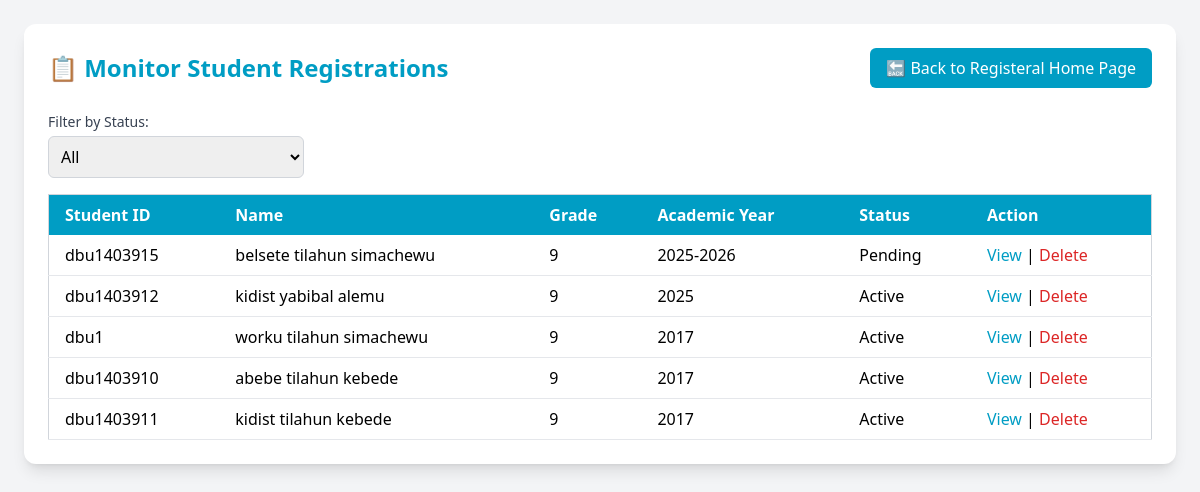
/monitor_registration.php, run on the app's committed database.
### tables this page shows
CREATE TABLE `students` (
  `student_id` varchar(50) NOT NULL,
  `first_name` varchar(100) DEFAULT NULL,
  `middle_name` varchar(100) DEFAULT NULL,
  `last_name` varchar(100) DEFAULT NULL,
  `sex` enum('Male','Female') DEFAULT NULL,
  `dob` date DEFAULT NULL,
  `region` varchar(100) DEFAULT NULL,
  `zone` varchar(100) DEFAULT NULL,
  `woreda` varchar(100) DEFAULT NULL,
  `kebele` varchar(100) DEFAULT NULL,
  `phone` varchar(20) DEFAULT NULL,
  `photo_path` varchar(255) DEFAULT NULL,
  `certificate_path` varchar(255) DEFAULT NULL,
  `guardian_name` varchar(100) DEFAULT NULL,
  `guardian_phone` varchar(20) DEFAULT NULL,
  `status` varchar(50) DEFAULT 'Pending',
  `grade` varchar(10) DEFAULT NULL,
  `academic_year` varchar(20) DEFAULT NULL,
  `stream` varchar(20) DEFAULT 'Not Selected'
);

### monitor_registration.php (the view, shortened to what this page needs)
<?php
include 'db_connection.php';
$status_filter = isset($_GET['status']) ? $_GET['status'] : 'All';
if ($status_filter === 'All') {
    $sql = "SELECT * FROM students ORDER BY academic_year DESC";
    $stmt = $conn->prepare($sql);
} else {
    $sql = "SELECT * FROM students WHERE status = ? ORDER BY academic_year DESC";
    $stmt = $conn->prepare($sql);
    $stmt->bind_param("s", $status_filter);
}
$stmt->execute();
$result = $stmt->get_result();
?>
<!DOCTYPE html>
<html lang="en">
<head>
    <script src="https://cdn.tailwindcss.com"></script>
</head>
<body class="bg-gray-100 min-h-screen p-6">
    <div class="max-w-7xl mx-auto bg-white p-6 rounded-xl shadow-lg">
        <div class="flex justify-between items-center mb-6">
            <h2 class="text-2xl font-bold text-[#009dc4]">📋 Monitor Student Registrations</h2>
            <a href="registeral.php" class="bg-[#009dc4] text-white px-4 py-2 rounded-md hover:bg-[#007a9b] transition">
                🔙 Back to Registeral Home Page
            </a>
        </div>
        <form method="GET" class="mb-4">
            <label for="status" class="block mb-1 text-sm font-medium text-gray-700">Filter by Status:</label>
            <select name="status" id="status" onchange="this.form.submit()" class="w-full md:w-64 p-2 border border-gray-300 rounded-md focus:outline-none focus:ring-2 focus:ring-[#009dc4]">
                <option value="All" <?php echo ($_GET['status'] ?? '') == 'All' ? 'selected' : ''; ?>>All</option>
            </select>
        </form>
        <div class="overflow-x-auto">
            <table class="min-w-full bg-white border border-gray-300 rounded-md">
                <thead>
                    <tr class="bg-[#009dc4] text-white">
                        <th class="px-4 py-2 text-left">Student ID</th>
                        <th class="px-4 py-2 text-left">Name</th>
                        <th class="px-4 py-2 text-left">Grade</th>
                        <th class="px-4 py-2 text-left">Academic Year</th>
                        <th class="px-4 py-2 text-left">Status</th>
                        <th class="px-4 py-2 text-left">Action</th>
                    </tr>
                </thead>
                <tbody>
                    <?php while ($row = $result->fetch_assoc()) { ?>
                        <tr class="border-b hover:bg-gray-50">
                            <td class="px-4 py-2"><?php echo htmlspecialchars($row['student_id']); ?></td>
                            <td class="px-4 py-2"><?php echo htmlspecialchars($row['first_name'] . ' ' . $row['middle_name'] . ' ' . $row['last_name']); ?></td>
                            <td class="px-4 py-2"><?php echo htmlspecialchars($row['grade']); ?></td>
                            <td class="px-4 py-2"><?php echo htmlspecialchars($row['academic_year']); ?></td>
                            <td class="px-4 py-2"><?php echo $row['status'] === 'Approved' ? 'Active' : htmlspecialchars($row['status']); ?></td>
                            <td class="px-4 py-2">
                                <a href="view_individual_student_personalinfo.php?id=<?php echo $row['student_id']; ?>" class="text-[#009dc4] hover:underline">View</a> |
                                <a href="deletete_stud_personalinfo.php?id=<?php echo $row['student_id']; ?>" onclick="return confirm('Are you sure you want to delete this student?')" class="text-red-600 hover:underline">Delete</a>
                            </td>
                        </tr>
                    <?php } ?>
                </tbody>
            </table>
        </div>
    </div>
</body>
</html>

### data on the page
students: student_id "dbu1403915", first_name+middle_name+last_name "belsete tilahun simachewu", grade "9", academic_year "2025-2026", status "Pending"
students: student_id "dbu1403912", first_name+middle_name+last_name "kidist yabibal alemu", grade "9", academic_year "2025", status "Active"
students: student_id "dbu1", first_name+middle_name+last_name "worku tilahun simachewu", grade "9", academic_year "2017", status "Active"
students: student_id "dbu1403910", first_name+middle_name+last_name "abebe tilahun kebede", grade "9", academic_year "2017", status "Active"
students: student_id "dbu1403911", first_name+middle_name+last_name "kidist tilahun kebede", grade "9", academic_year "2017", status "Active"
